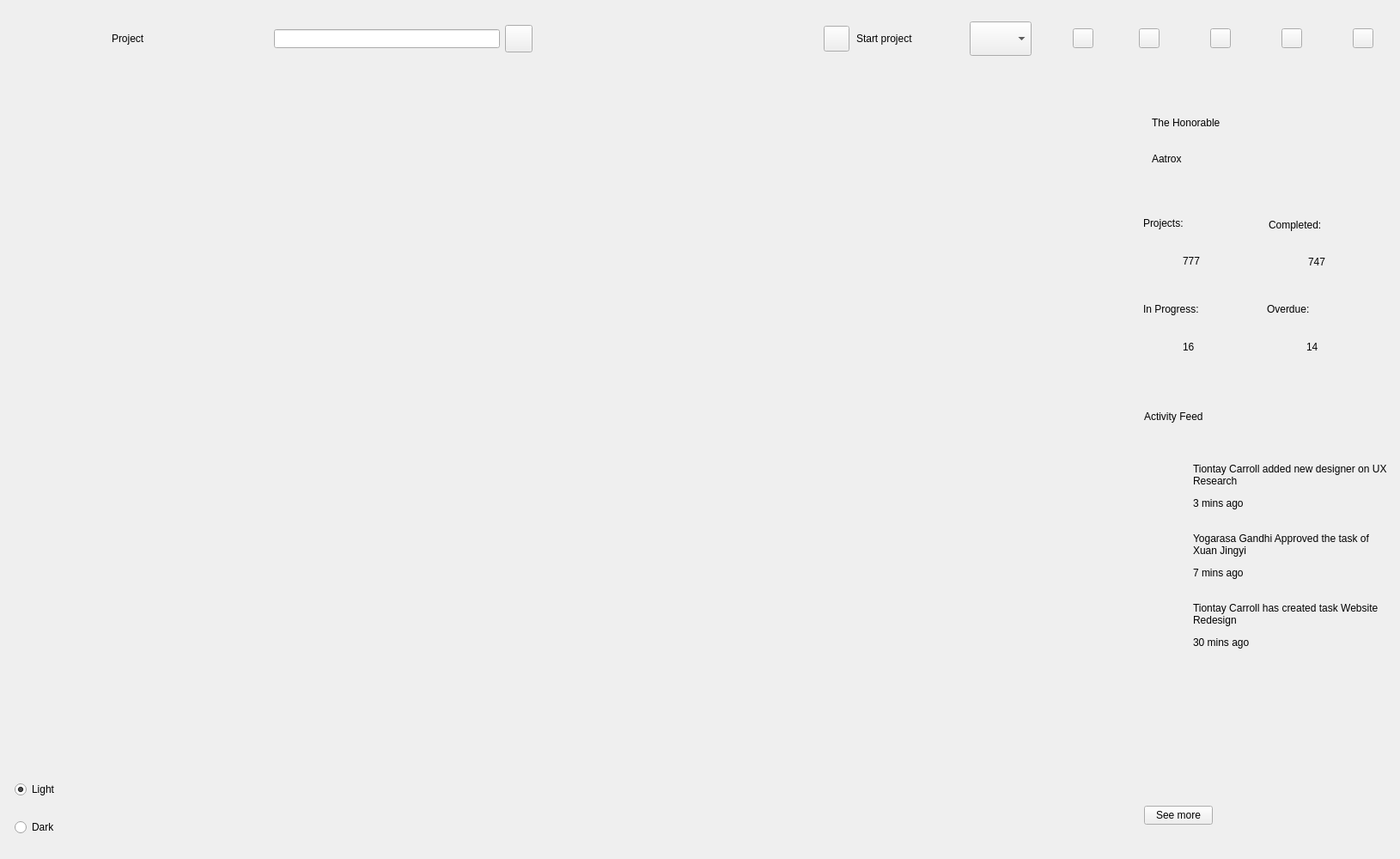
<?xml version="1.0" encoding="UTF-8"?>
<ui version="4.0">
 <class>MainWin</class>
 <widget class="QWidget" name="MainWin">
  <property name="geometry">
   <rect>
    <x>0</x>
    <y>0</y>
    <width>1630</width>
    <height>1000</height>
   </rect>
  </property>
  <property name="mouseTracking">
   <bool>false</bool>
  </property>
  <property name="windowTitle">
   <string>Form</string>
  </property>
  <layout class="QGridLayout" name="gridLayout_2">
   <property name="leftMargin">
    <number>0</number>
   </property>
   <property name="topMargin">
    <number>0</number>
   </property>
   <property name="rightMargin">
    <number>0</number>
   </property>
   <property name="bottomMargin">
    <number>0</number>
   </property>
   <item row="0" column="0">
    <widget class="QWidget" name="widget_effect" native="true">
     <property name="mouseTracking">
      <bool>false</bool>
     </property>
     <layout class="QHBoxLayout" name="horizontalLayout" stretch="2,22,6">
      <property name="spacing">
       <number>0</number>
      </property>
      <property name="leftMargin">
       <number>0</number>
      </property>
      <property name="topMargin">
       <number>0</number>
      </property>
      <property name="rightMargin">
       <number>0</number>
      </property>
      <property name="bottomMargin">
       <number>0</number>
      </property>
      <item>
       <widget class="QWidget" name="widget_left" native="true">
        <property name="minimumSize">
         <size>
          <width>100</width>
          <height>0</height>
         </size>
        </property>
        <property name="maximumSize">
         <size>
          <width>100</width>
          <height>16777215</height>
         </size>
        </property>
        <property name="mouseTracking">
         <bool>false</bool>
        </property>
        <layout class="QVBoxLayout" name="verticalLayout_4" stretch="1,8,0">
         <property name="spacing">
          <number>0</number>
         </property>
         <property name="leftMargin">
          <number>0</number>
         </property>
         <property name="topMargin">
          <number>0</number>
         </property>
         <property name="rightMargin">
          <number>0</number>
         </property>
         <property name="bottomMargin">
          <number>20</number>
         </property>
         <item>
          <widget class="QWidget" name="widget" native="true">
           <property name="minimumSize">
            <size>
             <width>0</width>
             <height>100</height>
            </size>
           </property>
           <property name="maximumSize">
            <size>
             <width>16777215</width>
             <height>100</height>
            </size>
           </property>
           <layout class="QGridLayout" name="gridLayout_3">
            <property name="leftMargin">
             <number>0</number>
            </property>
            <property name="topMargin">
             <number>0</number>
            </property>
            <property name="rightMargin">
             <number>0</number>
            </property>
            <property name="bottomMargin">
             <number>0</number>
            </property>
            <item row="0" column="0">
             <widget class="QLabel" name="label_logo">
              <property name="minimumSize">
               <size>
                <width>0</width>
                <height>0</height>
               </size>
              </property>
              <property name="maximumSize">
               <size>
                <width>16777215</width>
                <height>100</height>
               </size>
              </property>
              <property name="text">
               <string/>
              </property>
             </widget>
            </item>
           </layout>
          </widget>
         </item>
         <item>
          <widget class="QWidget" name="widget_ItemGroup" native="true"/>
         </item>
         <item>
          <layout class="QVBoxLayout" name="verticalLayout_17">
           <property name="spacing">
            <number>10</number>
           </property>
           <property name="leftMargin">
            <number>10</number>
           </property>
           <property name="topMargin">
            <number>0</number>
           </property>
           <property name="rightMargin">
            <number>10</number>
           </property>
           <property name="bottomMargin">
            <number>0</number>
           </property>
           <item>
            <widget class="QWidget" name="w_materialCntState" native="true">
             <property name="minimumSize">
              <size>
               <width>0</width>
               <height>28</height>
              </size>
             </property>
             <property name="maximumSize">
              <size>
               <width>16777215</width>
               <height>16777215</height>
              </size>
             </property>
            </widget>
           </item>
           <item>
            <widget class="QWidget" name="w_rb_light" native="true">
             <layout class="QVBoxLayout" name="verticalLayout_16">
              <property name="leftMargin">
               <number>7</number>
              </property>
              <property name="topMargin">
               <number>7</number>
              </property>
              <property name="rightMargin">
               <number>7</number>
              </property>
              <property name="bottomMargin">
               <number>7</number>
              </property>
              <item>
               <widget class="QRadioButton" name="rb_light">
                <property name="text">
                 <string>Light</string>
                </property>
                <property name="checked">
                 <bool>true</bool>
                </property>
               </widget>
              </item>
             </layout>
            </widget>
           </item>
           <item>
            <widget class="QWidget" name="w_rb_dark" native="true">
             <layout class="QVBoxLayout" name="verticalLayout_18">
              <property name="leftMargin">
               <number>7</number>
              </property>
              <property name="topMargin">
               <number>7</number>
              </property>
              <property name="rightMargin">
               <number>7</number>
              </property>
              <property name="bottomMargin">
               <number>7</number>
              </property>
              <item>
               <widget class="QRadioButton" name="rb_dark">
                <property name="text">
                 <string>Dark</string>
                </property>
               </widget>
              </item>
             </layout>
            </widget>
           </item>
          </layout>
         </item>
        </layout>
       </widget>
      </item>
      <item>
       <widget class="QWidget" name="widget_middle" native="true">
        <property name="mouseTracking">
         <bool>false</bool>
        </property>
        <layout class="QVBoxLayout" name="verticalLayout_2" stretch="1,0">
         <property name="spacing">
          <number>0</number>
         </property>
         <property name="leftMargin">
          <number>0</number>
         </property>
         <property name="topMargin">
          <number>0</number>
         </property>
         <property name="rightMargin">
          <number>0</number>
         </property>
         <property name="bottomMargin">
          <number>0</number>
         </property>
         <item>
          <widget class="QWidget" name="widget_midTop" native="true">
           <property name="minimumSize">
            <size>
             <width>0</width>
             <height>90</height>
            </size>
           </property>
           <property name="maximumSize">
            <size>
             <width>16777215</width>
             <height>90</height>
            </size>
           </property>
           <property name="mouseTracking">
            <bool>false</bool>
           </property>
           <layout class="QHBoxLayout" name="horizontalLayout_2" stretch="1,1,3,4,0,0,1,0,0">
            <property name="spacing">
             <number>0</number>
            </property>
            <property name="leftMargin">
             <number>30</number>
            </property>
            <property name="topMargin">
             <number>0</number>
            </property>
            <property name="rightMargin">
             <number>29</number>
            </property>
            <property name="bottomMargin">
             <number>0</number>
            </property>
            <item>
             <widget class="QLabel" name="label_welcome">
              <property name="minimumSize">
               <size>
                <width>109</width>
                <height>0</height>
               </size>
              </property>
              <property name="text">
               <string>Project</string>
              </property>
             </widget>
            </item>
            <item>
             <spacer name="horizontalSpacer">
              <property name="orientation">
               <enum>Qt::Horizontal</enum>
              </property>
              <property name="sizeType">
               <enum>QSizePolicy::Fixed</enum>
              </property>
              <property name="sizeHint" stdset="0">
               <size>
                <width>60</width>
                <height>20</height>
               </size>
              </property>
             </spacer>
            </item>
            <item>
             <widget class="QWidget" name="widget_search" native="true">
              <property name="minimumSize">
               <size>
                <width>328</width>
                <height>0</height>
               </size>
              </property>
              <property name="maximumSize">
               <size>
                <width>16777215</width>
                <height>40</height>
               </size>
              </property>
              <layout class="QHBoxLayout" name="horizontalLayout_5">
               <property name="leftMargin">
                <number>20</number>
               </property>
               <property name="topMargin">
                <number>0</number>
               </property>
               <property name="rightMargin">
                <number>7</number>
               </property>
               <property name="bottomMargin">
                <number>0</number>
               </property>
               <item>
                <widget class="QLineEdit" name="le_search"/>
               </item>
               <item>
                <widget class="QToolButton" name="tb_search">
                 <property name="minimumSize">
                  <size>
                   <width>32</width>
                   <height>32</height>
                  </size>
                 </property>
                 <property name="text">
                  <string/>
                 </property>
                </widget>
               </item>
              </layout>
             </widget>
            </item>
            <item>
             <spacer name="horizontalSpacer_2">
              <property name="orientation">
               <enum>Qt::Horizontal</enum>
              </property>
              <property name="sizeHint" stdset="0">
               <size>
                <width>40</width>
                <height>20</height>
               </size>
              </property>
             </spacer>
            </item>
            <item>
             <widget class="QWidget" name="widget_startNewProject" native="true">
              <property name="maximumSize">
               <size>
                <width>16777215</width>
                <height>40</height>
               </size>
              </property>
              <layout class="QHBoxLayout" name="horizontalLayout_7">
               <property name="spacing">
                <number>8</number>
               </property>
               <property name="leftMargin">
                <number>8</number>
               </property>
               <property name="topMargin">
                <number>0</number>
               </property>
               <property name="rightMargin">
                <number>18</number>
               </property>
               <property name="bottomMargin">
                <number>0</number>
               </property>
               <item>
                <widget class="QToolButton" name="tb_startNewProject">
                 <property name="minimumSize">
                  <size>
                   <width>30</width>
                   <height>30</height>
                  </size>
                 </property>
                 <property name="text">
                  <string/>
                 </property>
                </widget>
               </item>
               <item>
                <widget class="QLabel" name="label_startNewProject">
                 <property name="text">
                  <string>Start project</string>
                 </property>
                </widget>
               </item>
              </layout>
             </widget>
            </item>
            <item>
             <spacer name="horizontalSpacer_4">
              <property name="orientation">
               <enum>Qt::Horizontal</enum>
              </property>
              <property name="sizeHint" stdset="0">
               <size>
                <width>40</width>
                <height>20</height>
               </size>
              </property>
             </spacer>
            </item>
            <item>
             <widget class="QWidget" name="widget_comboBox" native="true">
              <property name="minimumSize">
               <size>
                <width>0</width>
                <height>0</height>
               </size>
              </property>
              <property name="maximumSize">
               <size>
                <width>140212</width>
                <height>40</height>
               </size>
              </property>
              <layout class="QHBoxLayout" name="horizontalLayout_4">
               <property name="spacing">
                <number>8</number>
               </property>
               <property name="leftMargin">
                <number>8</number>
               </property>
               <property name="topMargin">
                <number>0</number>
               </property>
               <property name="rightMargin">
                <number>8</number>
               </property>
               <property name="bottomMargin">
                <number>0</number>
               </property>
               <item>
                <widget class="QComboBox" name="cb_switch">
                 <property name="minimumSize">
                  <size>
                   <width>0</width>
                   <height>40</height>
                  </size>
                 </property>
                 <property name="maximumSize">
                  <size>
                   <width>16777215</width>
                   <height>40</height>
                  </size>
                 </property>
                </widget>
               </item>
              </layout>
             </widget>
            </item>
            <item>
             <spacer name="horizontalSpacer_3">
              <property name="orientation">
               <enum>Qt::Horizontal</enum>
              </property>
              <property name="sizeType">
               <enum>QSizePolicy::Fixed</enum>
              </property>
              <property name="sizeHint" stdset="0">
               <size>
                <width>40</width>
                <height>20</height>
               </size>
              </property>
             </spacer>
            </item>
            <item>
             <widget class="QToolButton" name="tb_user_message">
              <property name="text">
               <string/>
              </property>
             </widget>
            </item>
           </layout>
          </widget>
         </item>
         <item>
          <widget class="QStackedWidget" name="stackedWidget_midCenter">
           <property name="mouseTracking">
            <bool>false</bool>
           </property>
          </widget>
         </item>
        </layout>
       </widget>
      </item>
      <item>
       <widget class="QWidget" name="widget_right" native="true">
        <property name="minimumSize">
         <size>
          <width>300</width>
          <height>0</height>
         </size>
        </property>
        <property name="maximumSize">
         <size>
          <width>400</width>
          <height>16777215</height>
         </size>
        </property>
        <property name="mouseTracking">
         <bool>false</bool>
        </property>
        <layout class="QVBoxLayout" name="verticalLayout_3" stretch="1,9">
         <property name="spacing">
          <number>0</number>
         </property>
         <property name="leftMargin">
          <number>0</number>
         </property>
         <property name="topMargin">
          <number>0</number>
         </property>
         <property name="rightMargin">
          <number>0</number>
         </property>
         <property name="bottomMargin">
          <number>0</number>
         </property>
         <item>
          <widget class="QWidget" name="widget_rightTop" native="true">
           <property name="minimumSize">
            <size>
             <width>0</width>
             <height>90</height>
            </size>
           </property>
           <property name="maximumSize">
            <size>
             <width>16777215</width>
             <height>90</height>
            </size>
           </property>
           <layout class="QHBoxLayout" name="horizontalLayout_3">
            <property name="spacing">
             <number>40</number>
            </property>
            <property name="leftMargin">
             <number>5</number>
            </property>
            <property name="rightMargin">
             <number>11</number>
            </property>
            <item>
             <widget class="QToolButton" name="tb_notice">
              <property name="text">
               <string/>
              </property>
             </widget>
            </item>
            <item>
             <widget class="QToolButton" name="tb_minimize">
              <property name="text">
               <string/>
              </property>
             </widget>
            </item>
            <item>
             <widget class="QToolButton" name="tb_maximize">
              <property name="text">
               <string/>
              </property>
             </widget>
            </item>
            <item>
             <widget class="QToolButton" name="tb_close">
              <property name="text">
               <string/>
              </property>
             </widget>
            </item>
           </layout>
          </widget>
         </item>
         <item>
          <widget class="QWidget" name="widget_rightBottom" native="true">
           <layout class="QVBoxLayout" name="verticalLayout" stretch="8,12">
            <property name="leftMargin">
             <number>0</number>
            </property>
            <property name="topMargin">
             <number>0</number>
            </property>
            <property name="rightMargin">
             <number>0</number>
            </property>
            <property name="bottomMargin">
             <number>0</number>
            </property>
            <item>
             <layout class="QGridLayout" name="gridLayout_5" rowstretch="7,1,6,6" columnstretch="1,1">
              <property name="leftMargin">
               <number>20</number>
              </property>
              <property name="topMargin">
               <number>15</number>
              </property>
              <property name="rightMargin">
               <number>20</number>
              </property>
              <property name="bottomMargin">
               <number>0</number>
              </property>
              <property name="spacing">
               <number>0</number>
              </property>
              <item row="3" column="1">
               <widget class="QWidget" name="w_bottomRight" native="true">
                <property name="maximumSize">
                 <size>
                  <width>16777215</width>
                  <height>100</height>
                 </size>
                </property>
                <layout class="QVBoxLayout" name="verticalLayout_22">
                 <property name="rightMargin">
                  <number>0</number>
                 </property>
                 <item>
                  <layout class="QHBoxLayout" name="horizontalLayout_40">
                   <item>
                    <widget class="QLabel" name="label_35">
                     <property name="text">
                      <string>Overdue:</string>
                     </property>
                    </widget>
                   </item>
                  </layout>
                 </item>
                 <item>
                  <layout class="QHBoxLayout" name="horizontalLayout_41">
                   <property name="spacing">
                    <number>40</number>
                   </property>
                   <property name="leftMargin">
                    <number>2</number>
                   </property>
                   <item>
                    <widget class="QLabel" name="label_VLine_4">
                     <property name="maximumSize">
                      <size>
                       <width>4</width>
                       <height>16777215</height>
                      </size>
                     </property>
                     <property name="text">
                      <string/>
                     </property>
                    </widget>
                   </item>
                   <item>
                    <widget class="QLabel" name="label_36">
                     <property name="text">
                      <string>14</string>
                     </property>
                    </widget>
                   </item>
                  </layout>
                 </item>
                </layout>
               </widget>
              </item>
              <item row="3" column="0">
               <widget class="QWidget" name="w_bottomLeft" native="true">
                <property name="maximumSize">
                 <size>
                  <width>16777215</width>
                  <height>100</height>
                 </size>
                </property>
                <layout class="QVBoxLayout" name="verticalLayout_21">
                 <item>
                  <layout class="QHBoxLayout" name="horizontalLayout_38">
                   <item>
                    <widget class="QLabel" name="label_33">
                     <property name="text">
                      <string>In Progress:</string>
                     </property>
                    </widget>
                   </item>
                  </layout>
                 </item>
                 <item>
                  <layout class="QHBoxLayout" name="horizontalLayout_39">
                   <property name="spacing">
                    <number>40</number>
                   </property>
                   <property name="leftMargin">
                    <number>2</number>
                   </property>
                   <item>
                    <widget class="QLabel" name="label_VLine_3">
                     <property name="maximumSize">
                      <size>
                       <width>4</width>
                       <height>16777215</height>
                      </size>
                     </property>
                     <property name="text">
                      <string/>
                     </property>
                    </widget>
                   </item>
                   <item>
                    <widget class="QLabel" name="label_34">
                     <property name="text">
                      <string>16</string>
                     </property>
                    </widget>
                   </item>
                  </layout>
                 </item>
                </layout>
               </widget>
              </item>
              <item row="0" column="0" colspan="2">
               <widget class="QWidget" name="w_user" native="true">
                <property name="maximumSize">
                 <size>
                  <width>16777215</width>
                  <height>117</height>
                 </size>
                </property>
                <layout class="QHBoxLayout" name="horizontalLayout_6" stretch="0,0">
                 <property name="spacing">
                  <number>0</number>
                 </property>
                 <property name="leftMargin">
                  <number>10</number>
                 </property>
                 <property name="topMargin">
                  <number>10</number>
                 </property>
                 <property name="rightMargin">
                  <number>20</number>
                 </property>
                 <property name="bottomMargin">
                  <number>10</number>
                 </property>
                 <item>
                  <widget class="QWidget" name="widget_3" native="true">
                   <layout class="QVBoxLayout" name="verticalLayout_14">
                    <item>
                     <widget class="QLabel" name="label_hello">
                      <property name="text">
                       <string>The Honorable</string>
                      </property>
                     </widget>
                    </item>
                    <item>
                     <widget class="QLabel" name="label_userName">
                      <property name="text">
                       <string>Aatrox</string>
                      </property>
                     </widget>
                    </item>
                   </layout>
                  </widget>
                 </item>
                 <item>
                  <widget class="CustomUserProfile" name="w_userProfile1" native="true">
                   <property name="maximumSize">
                    <size>
                     <width>80</width>
                     <height>80</height>
                    </size>
                   </property>
                  </widget>
                 </item>
                </layout>
               </widget>
              </item>
              <item row="2" column="0">
               <widget class="QWidget" name="w_topLeft" native="true">
                <property name="maximumSize">
                 <size>
                  <width>16777215</width>
                  <height>100</height>
                 </size>
                </property>
                <layout class="QVBoxLayout" name="verticalLayout_9">
                 <item>
                  <layout class="QHBoxLayout" name="horizontalLayout_14">
                   <item>
                    <widget class="QLabel" name="label_9">
                     <property name="text">
                      <string>Projects:</string>
                     </property>
                    </widget>
                   </item>
                  </layout>
                 </item>
                 <item>
                  <layout class="QHBoxLayout" name="horizontalLayout_15">
                   <property name="spacing">
                    <number>40</number>
                   </property>
                   <property name="leftMargin">
                    <number>2</number>
                   </property>
                   <item>
                    <widget class="QLabel" name="label_VLine">
                     <property name="maximumSize">
                      <size>
                       <width>4</width>
                       <height>16777215</height>
                      </size>
                     </property>
                     <property name="text">
                      <string/>
                     </property>
                    </widget>
                   </item>
                   <item>
                    <widget class="QLabel" name="label_10">
                     <property name="text">
                      <string>777</string>
                     </property>
                    </widget>
                   </item>
                  </layout>
                 </item>
                </layout>
               </widget>
              </item>
              <item row="2" column="1">
               <widget class="QWidget" name="w_topRight" native="true">
                <property name="maximumSize">
                 <size>
                  <width>16777215</width>
                  <height>100</height>
                 </size>
                </property>
                <layout class="QVBoxLayout" name="verticalLayout_15">
                 <property name="leftMargin">
                  <number>11</number>
                 </property>
                 <property name="topMargin">
                  <number>11</number>
                 </property>
                 <property name="rightMargin">
                  <number>0</number>
                 </property>
                 <item>
                  <layout class="QHBoxLayout" name="horizontalLayout_26">
                   <item>
                    <widget class="QLabel" name="label_21">
                     <property name="text">
                      <string>Completed:</string>
                     </property>
                    </widget>
                   </item>
                  </layout>
                 </item>
                 <item>
                  <layout class="QHBoxLayout" name="horizontalLayout_27">
                   <property name="spacing">
                    <number>40</number>
                   </property>
                   <property name="leftMargin">
                    <number>2</number>
                   </property>
                   <item>
                    <widget class="QLabel" name="label_VLine_2">
                     <property name="maximumSize">
                      <size>
                       <width>4</width>
                       <height>16777215</height>
                      </size>
                     </property>
                     <property name="text">
                      <string/>
                     </property>
                    </widget>
                   </item>
                   <item>
                    <widget class="QLabel" name="label_22">
                     <property name="text">
                      <string>747</string>
                     </property>
                    </widget>
                   </item>
                  </layout>
                 </item>
                </layout>
               </widget>
              </item>
              <item row="1" column="1">
               <spacer name="verticalSpacer">
                <property name="orientation">
                 <enum>Qt::Vertical</enum>
                </property>
                <property name="sizeType">
                 <enum>QSizePolicy::Fixed</enum>
                </property>
                <property name="sizeHint" stdset="0">
                 <size>
                  <width>20</width>
                  <height>10</height>
                 </size>
                </property>
               </spacer>
              </item>
             </layout>
            </item>
            <item>
             <widget class="QWidget" name="widget_rbb" native="true">
              <layout class="QVBoxLayout" name="verticalLayout_13" stretch="0,0,0,0">
               <property name="spacing">
                <number>40</number>
               </property>
               <property name="leftMargin">
                <number>30</number>
               </property>
               <property name="topMargin">
                <number>40</number>
               </property>
               <property name="rightMargin">
                <number>15</number>
               </property>
               <property name="bottomMargin">
                <number>40</number>
               </property>
               <item>
                <widget class="QLabel" name="label_activityFeed">
                 <property name="text">
                  <string>Activity Feed</string>
                 </property>
                </widget>
               </item>
               <item>
                <widget class="QWidget" name="widget_6" native="true">
                 <layout class="QVBoxLayout" name="verticalLayout_5">
                  <property name="spacing">
                   <number>20</number>
                  </property>
                  <property name="leftMargin">
                   <number>0</number>
                  </property>
                  <property name="topMargin">
                   <number>0</number>
                  </property>
                  <property name="rightMargin">
                   <number>0</number>
                  </property>
                  <property name="bottomMargin">
                   <number>0</number>
                  </property>
                  <item>
                   <layout class="QGridLayout" name="gridLayout_4">
                    <property name="horizontalSpacing">
                     <number>15</number>
                    </property>
                    <property name="verticalSpacing">
                     <number>5</number>
                    </property>
                    <item row="1" column="0">
                     <widget class="QLabel" name="label_3">
                      <property name="text">
                       <string/>
                      </property>
                     </widget>
                    </item>
                    <item row="0" column="1">
                     <widget class="QLabel" name="label_event">
                      <property name="text">
                       <string>Tiontay Carroll added new designer on UX Research</string>
                      </property>
                      <property name="wordWrap">
                       <bool>true</bool>
                      </property>
                     </widget>
                    </item>
                    <item row="1" column="1">
                     <widget class="QLabel" name="label_activity_time">
                      <property name="text">
                       <string>3 mins ago</string>
                      </property>
                     </widget>
                    </item>
                    <item row="0" column="0">
                     <widget class="CustomUserProfile" name="w_userProfile2" native="true">
                      <property name="minimumSize">
                       <size>
                        <width>42</width>
                        <height>42</height>
                       </size>
                      </property>
                      <property name="maximumSize">
                       <size>
                        <width>42</width>
                        <height>42</height>
                       </size>
                      </property>
                     </widget>
                    </item>
                   </layout>
                  </item>
                  <item>
                   <layout class="QGridLayout" name="gridLayout_6">
                    <property name="horizontalSpacing">
                     <number>15</number>
                    </property>
                    <property name="verticalSpacing">
                     <number>5</number>
                    </property>
                    <item row="1" column="0">
                     <widget class="QLabel" name="label_4">
                      <property name="text">
                       <string/>
                      </property>
                     </widget>
                    </item>
                    <item row="0" column="1">
                     <widget class="QLabel" name="label_event_2">
                      <property name="text">
                       <string>Yogarasa Gandhi Approved the task of Xuan Jingyi</string>
                      </property>
                      <property name="wordWrap">
                       <bool>true</bool>
                      </property>
                     </widget>
                    </item>
                    <item row="1" column="1">
                     <widget class="QLabel" name="label_activity_time_2">
                      <property name="text">
                       <string>7 mins ago</string>
                      </property>
                     </widget>
                    </item>
                    <item row="0" column="0">
                     <widget class="CustomUserProfile" name="w_userProfile3" native="true">
                      <property name="minimumSize">
                       <size>
                        <width>42</width>
                        <height>42</height>
                       </size>
                      </property>
                      <property name="maximumSize">
                       <size>
                        <width>42</width>
                        <height>42</height>
                       </size>
                      </property>
                     </widget>
                    </item>
                   </layout>
                  </item>
                  <item>
                   <layout class="QGridLayout" name="gridLayout_7">
                    <property name="horizontalSpacing">
                     <number>15</number>
                    </property>
                    <property name="verticalSpacing">
                     <number>5</number>
                    </property>
                    <item row="1" column="0">
                     <widget class="QLabel" name="label_5">
                      <property name="text">
                       <string/>
                      </property>
                     </widget>
                    </item>
                    <item row="0" column="1">
                     <widget class="QLabel" name="label_event_3">
                      <property name="text">
                       <string>Tiontay Carroll has created task Website Redesign</string>
                      </property>
                      <property name="wordWrap">
                       <bool>true</bool>
                      </property>
                     </widget>
                    </item>
                    <item row="1" column="1">
                     <widget class="QLabel" name="label_activity_time_3">
                      <property name="text">
                       <string>30 mins ago</string>
                      </property>
                     </widget>
                    </item>
                    <item row="0" column="0">
                     <widget class="CustomUserProfile" name="w_userProfile4" native="true">
                      <property name="minimumSize">
                       <size>
                        <width>42</width>
                        <height>42</height>
                       </size>
                      </property>
                      <property name="maximumSize">
                       <size>
                        <width>42</width>
                        <height>42</height>
                       </size>
                      </property>
                     </widget>
                    </item>
                   </layout>
                  </item>
                 </layout>
                </widget>
               </item>
               <item>
                <spacer name="verticalSpacer_2">
                 <property name="orientation">
                  <enum>Qt::Vertical</enum>
                 </property>
                 <property name="sizeHint" stdset="0">
                  <size>
                   <width>20</width>
                   <height>40</height>
                  </size>
                 </property>
                </spacer>
               </item>
               <item>
                <layout class="QHBoxLayout" name="horizontalLayout_9">
                 <item>
                  <widget class="QPushButton" name="pb_seeMore">
                   <property name="text">
                    <string>See more</string>
                   </property>
                  </widget>
                 </item>
                 <item>
                  <spacer name="horizontalSpacer_5">
                   <property name="orientation">
                    <enum>Qt::Horizontal</enum>
                   </property>
                   <property name="sizeHint" stdset="0">
                    <size>
                     <width>40</width>
                     <height>20</height>
                    </size>
                   </property>
                  </spacer>
                 </item>
                </layout>
               </item>
              </layout>
             </widget>
            </item>
           </layout>
          </widget>
         </item>
        </layout>
       </widget>
      </item>
     </layout>
    </widget>
   </item>
  </layout>
 </widget>
 <customwidgets>
  <customwidget>
   <class>CustomUserProfile</class>
   <extends>QWidget</extends>
   <header location="global">D:\Code\learn\QtAdvancedInterface\example1\src\CustomWidget\CustomUserProfile.h</header>
   <container>1</container>
  </customwidget>
 </customwidgets>
 <resources/>
 <connections/>
</ui>
